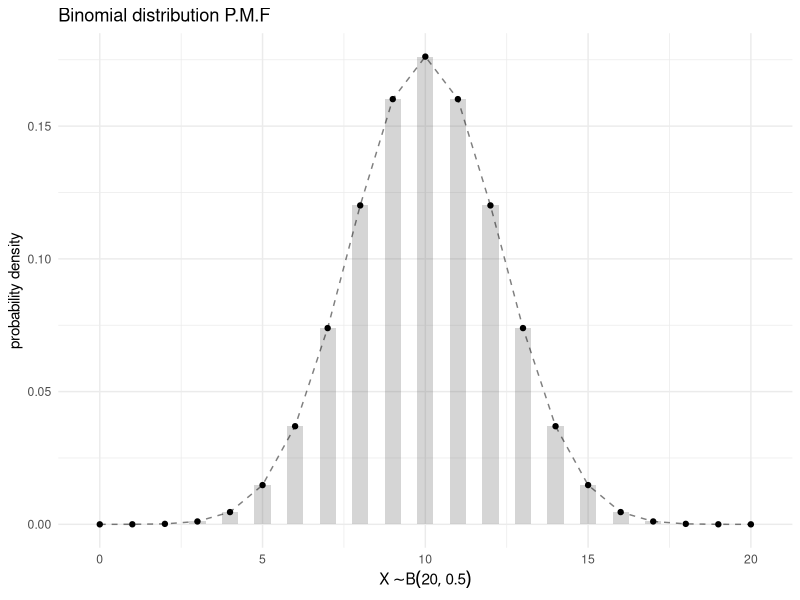
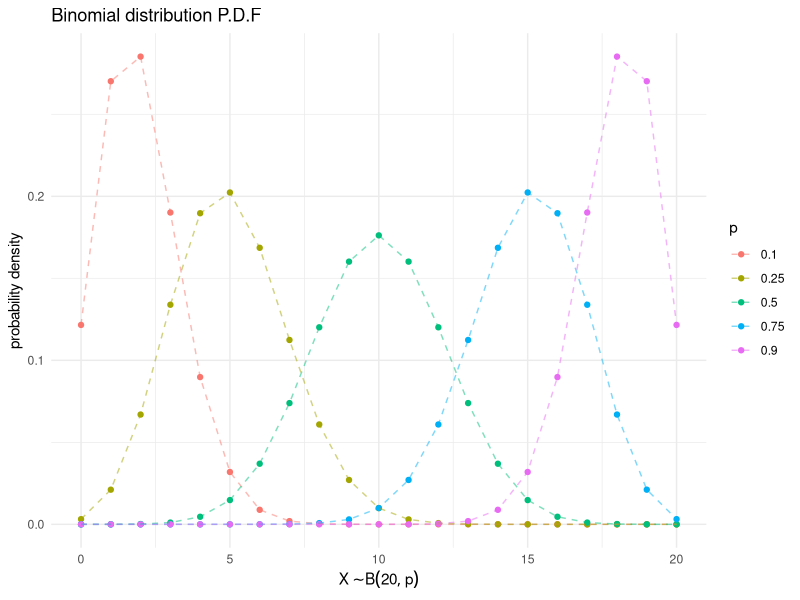
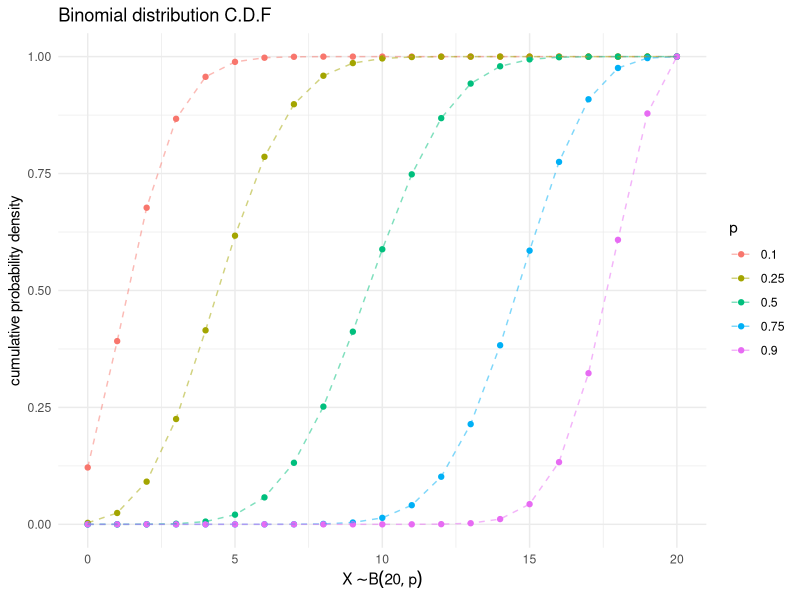
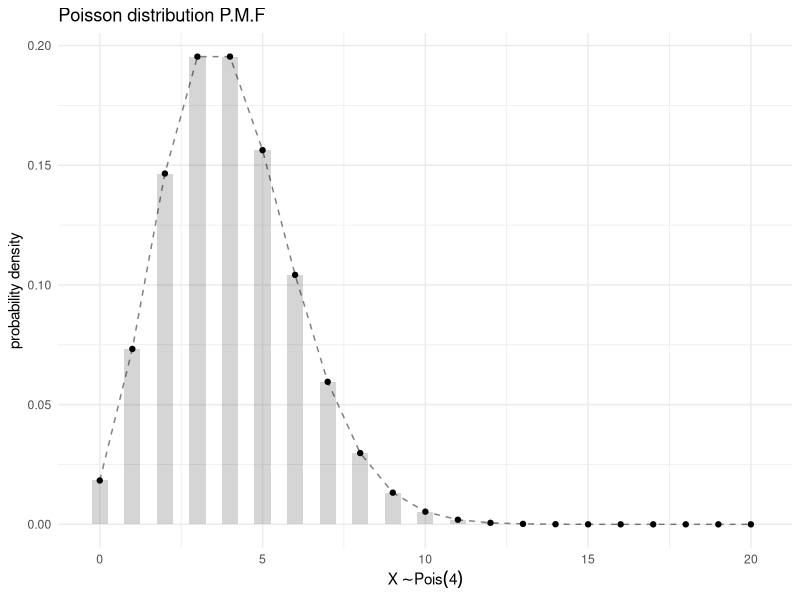
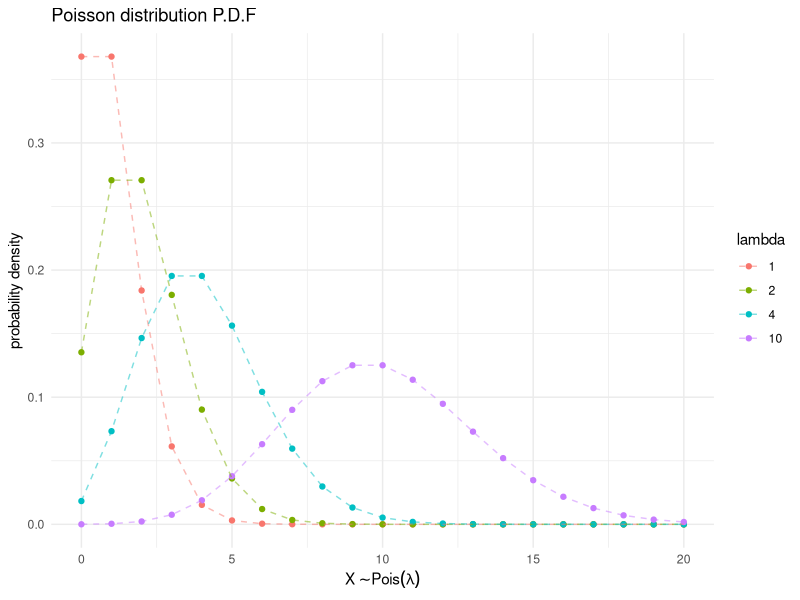
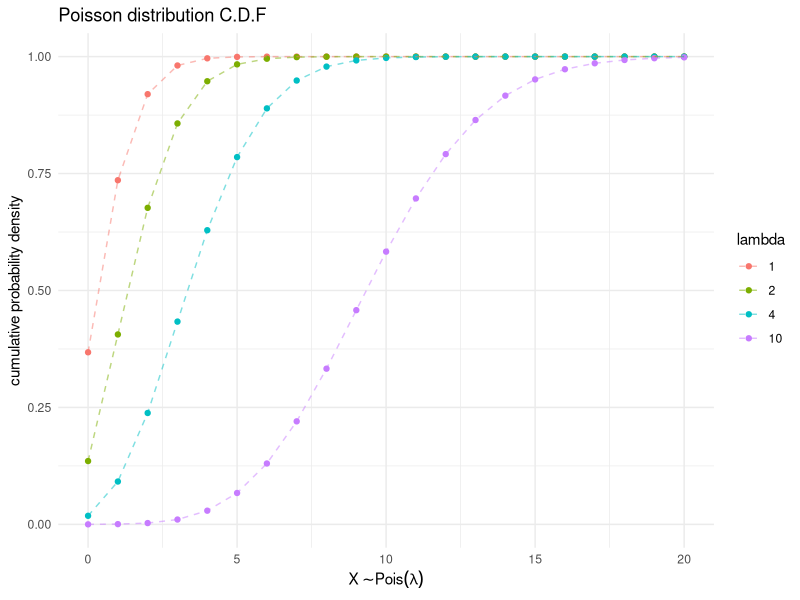
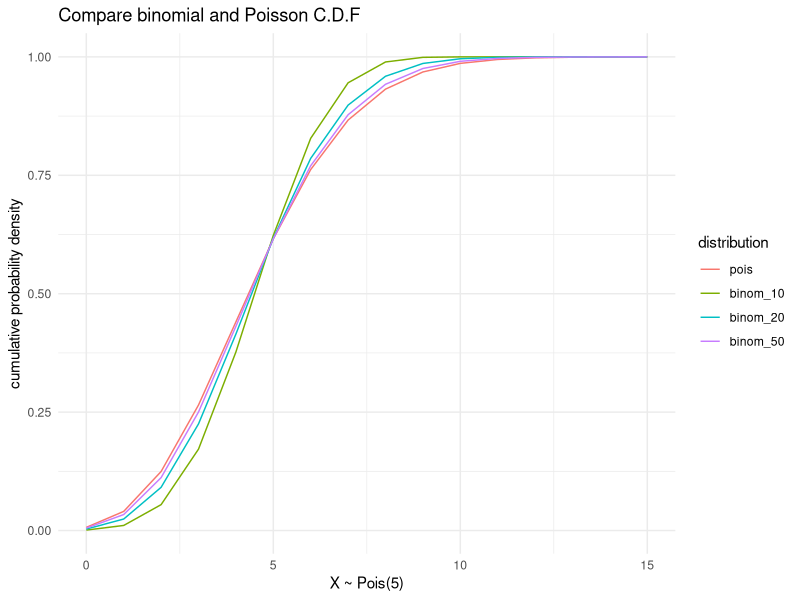
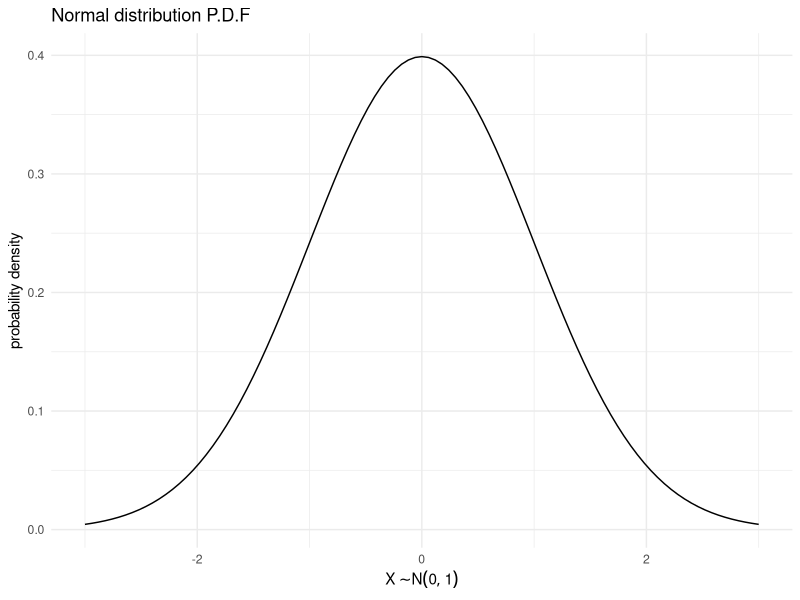

Write R code to recreate these figures, in order.
## ---- chunk 1
library(tidyverse)
library(glue)
theme_set(theme_minimal())
## ---- chunk 2
tibble(
  x = seq(0, 20, 1),
  px = dbinom(x, size = 20, prob = 0.5)
) %>%
  ggplot(aes(x = x, y = px)) +
    geom_col(alpha = 0.25, width = 0.5) +
    geom_point() +
    geom_line(linetype = "dashed", alpha = 0.5) +
    labs(
      x = expression(X %~% B(20, 0.5)),  y = "probability density",
      title = "Binomial distribution P.M.F"
    )
## ---- chunk 3
binom_density <- function(p) {
  tibble(
    x = seq(0, 20, 1),
    p = p,
    px = dbinom(x, size = 20, prob = p)
  )
}
ps <- c(0.1, 0.25, 0.5, 0.75, 0.9)
map_dfr(ps, binom_density) %>%
  mutate(
    p = factor(p, levels = ps)
  ) %>%
  ggplot(aes(x = x, y = px)) +
    geom_point(aes(color = p)) +
    geom_line(aes(color = p), linetype = "dashed", alpha = 0.5) +
    labs(
      x = expression(X %~% B(20, p)),  y = "probability density",
      title = "Binomial distribution P.D.F"
    )
## ---- chunk 4
binom_cume_density <- function(p) {
  tibble(
    x = seq(0, 20, 1),
    p = p,
    px = pbinom(x, size = 20, prob = p)
  )
}
ps <- c(0.1, 0.25, 0.5, 0.75, 0.9)
map_dfr(ps, binom_cume_density) %>%
  mutate(
    p = factor(p, levels = ps)
  ) %>%
  ggplot(aes(x = x, y = px)) +
    geom_point(aes(color = p)) +
    geom_line(aes(color = p), linetype = "dashed", alpha = 0.5) +
    labs(
      x = expression(X %~% B(20, p)),  y = "cumulative probability density",
      title = "Binomial distribution C.D.F"
    )
## ---- chunk 5
tibble(
  x = seq(0, 20, 1),
  px = dpois(x, lambda = 4)
) %>%
  ggplot(aes(x = x, y = px)) +
    geom_col(alpha = 0.25, width = 0.5) +
    geom_point() +
    geom_line(linetype = "dashed", alpha = 0.5) +
    labs(
      x = expression(X %~% Pois(4)),  y = "probability density",
      title = "Poisson distribution P.M.F"
    )
## ---- chunk 6
poisson_density <- function(lambda) {
  tibble(
    x = seq(0, 20, 1),
    lambda = lambda,
    px = dpois(x, lambda = lambda)
  )
}
lambdas <- c(1, 2, 4, 10)
map_dfr(lambdas, poisson_density) %>%
  mutate(
    lambda = factor(lambda, levels = lambdas)
  ) %>%
  ggplot(aes(x = x, y = px)) +
    geom_point(aes(color = lambda)) +
    geom_line(aes(color = lambda), linetype = "dashed", alpha = 0.5) +
    labs(
      x = expression(X %~% Pois(lambda)),  y = "probability density",
      title = "Poisson distribution P.D.F"
    )
## ---- chunk 7
poisson_cume_density <- function(lambda) {
  tibble(
    x = seq(0, 20, 1),
    lambda = lambda,
    px = ppois(x, lambda = lambda)
  )
}
lambdas <- c(1, 2, 4, 10)
map_dfr(lambdas, poisson_cume_density) %>%
  mutate(
    lambda = factor(lambda, levels = lambdas)
  ) %>%
  ggplot(aes(x = x, y = px)) +
    geom_point(aes(color = lambda)) +
    geom_line(aes(color = lambda), linetype = "dashed", alpha = 0.5) +
    labs(
      x = expression(X %~% Pois(lambda)),  y = "cumulative probability density",
      title = "Poisson distribution C.D.F"
    )
## ---- chunk 8
compare_binom_pois <- function(lambda = 5) {
  ns <- c(10, 20, 50)
  x <- seq(0, lambda*3, 1)
  .binom_data <- function(n) {
    tibble(
      !!paste0("binom_", n) := pbinom(x, size = n, prob = lambda/n)
    )
  }
  map_dfc(ns, .binom_data) %>%
    mutate(
      x = x,
      pois = ppois(x, lambda)
    ) %>%
  pivot_longer(
    cols = -x,
    names_to = "distribution",
    values_to = "density"
  ) %>%
  mutate(
    distribution = factor(distribution, levels = c("pois", paste0("binom_", ns)))
  ) %>%
  ggplot(aes(x = x, y = density)) +
    geom_line(aes(color = distribution)) +
    labs(
      x = glue("X ~ Pois({lambda})"), y = "cumulative probability density",
      title = "Compare binomial and Poisson C.D.F"
    )
}
compare_binom_pois(lambda = 5)
## ---- chunk 9
ggplot() +
  xlim(-3, 3) +
  geom_function(fun = dnorm) +
  labs(
    x = expression(X %~% N(0, 1)), y = "probability density",
    title = "Normal distribution P.D.F"
  )
## ---- chunk 10
ggplot() +
  xlim(-3, 3) +
  geom_function(fun = pnorm) +
  labs(
    x = expression(X %~% N(0, 1)), y = "probability density",
    title = "Normal distribution C.D.F"
  )
## ---- chunk 11
ggplot() +
  xlim(0, 1) +
  geom_function(fun = qnorm) +
  labs(
    x = "density", y = expression(X %~% N(0, 1)),
    title = "Normal distribution quantile function"
  )
